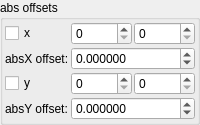
    <widget class="QGroupBox" name="groupBox_3">
     <property name="title">
      <string>abs offsets</string>
     </property>
     <layout class="QVBoxLayout" name="verticalLayout_5" stretch="0">
      <property name="spacing">
       <number>2</number>
      </property>
      <property name="leftMargin">
       <number>2</number>
      </property>
      <property name="topMargin">
       <number>2</number>
      </property>
      <property name="rightMargin">
       <number>2</number>
      </property>
      <property name="bottomMargin">
       <number>2</number>
      </property>
      <item>
       <layout class="QGridLayout" name="gridLayout_10" columnstretch="0,0,0">
        <property name="spacing">
         <number>2</number>
        </property>
        <item row="0" column="0">
         <widget class="MyCheckBox" name="checkBox_transf_function_enabledx_false">
          <property name="text">
           <string notr="true">x</string>
          </property>
         </widget>
        </item>
        <item row="2" column="0">
         <widget class="MyCheckBox" name="checkBox_transf_function_enabledy">
          <property name="text">
           <string notr="true">y</string>
          </property>
         </widget>
        </item>
        <item row="1" column="0">
         <widget class="QLabel" name="label_43">
          <property name="text">
           <string>absX offset:</string>
          </property>
         </widget>
        </item>
        <item row="3" column="0">
         <widget class="QLabel" name="label_38">
          <property name="text">
           <string>absY offset:</string>
          </property>
         </widget>
        </item>
        <item row="2" column="1">
         <widget class="MySpinBox" name="spinboxInt_transf_start_iterations_C">
          <property name="sizePolicy">
           <sizepolicy hsizetype="Minimum" vsizetype="Maximum">
            <horstretch>0</horstretch>
            <verstretch>0</verstretch>
           </sizepolicy>
          </property>
          <property name="maximum">
           <number>999</number>
          </property>
         </widget>
        </item>
        <item row="2" column="2">
         <widget class="MySpinBox" name="spinboxInt_transf_stop_iterations_C">
          <property name="sizePolicy">
           <sizepolicy hsizetype="Minimum" vsizetype="Maximum">
            <horstretch>0</horstretch>
            <verstretch>0</verstretch>
           </sizepolicy>
          </property>
          <property name="maximum">
           <number>999</number>
          </property>
         </widget>
        </item>
        <item row="0" column="1">
         <widget class="MySpinBox" name="spinboxInt_transf_start_iterations_A">
          <property name="sizePolicy">
           <sizepolicy hsizetype="Minimum" vsizetype="Maximum">
            <horstretch>0</horstretch>
            <verstretch>0</verstretch>
           </sizepolicy>
          </property>
          <property name="maximum">
           <number>999</number>
          </property>
         </widget>
        </item>
        <item row="0" column="2">
         <widget class="MySpinBox" name="spinboxInt_transf_stop_iterations_A">
          <property name="sizePolicy">
           <sizepolicy hsizetype="Minimum" vsizetype="Maximum">
            <horstretch>0</horstretch>
            <verstretch>0</verstretch>
           </sizepolicy>
          </property>
          <property name="maximum">
           <number>999</number>
          </property>
         </widget>
        </item>
        <item row="3" column="1" colspan="2">
         <widget class="MyDoubleSpinBox" name="spinbox_transf_offset_05">
          <property name="sizePolicy">
           <sizepolicy hsizetype="Minimum" vsizetype="Maximum">
            <horstretch>0</horstretch>
            <verstretch>0</verstretch>
           </sizepolicy>
          </property>
          <property name="prefix">
           <string/>
          </property>
          <property name="suffix">
           <string/>
          </property>
          <property name="decimals">
           <number>6</number>
          </property>
          <property name="minimum">
           <double>-99.989999999999995</double>
          </property>
          <property name="maximum">
           <double>99.989999999999995</double>
          </property>
          <property name="singleStep">
           <double>0.100000000000000</double>
          </property>
         </widget>
        </item>
        <item row="1" column="1" colspan="2">
         <widget class="MyDoubleSpinBox" name="spinbox_transf_offset_0">
          <property name="sizePolicy">
           <sizepolicy hsizetype="Minimum" vsizetype="Maximum">
            <horstretch>0</horstretch>
            <verstretch>0</verstretch>
           </sizepolicy>
          </property>
          <property name="prefix">
           <string/>
          </property>
          <property name="suffix">
           <string/>
          </property>
          <property name="decimals">
           <number>6</number>
          </property>
          <property name="minimum">
           <double>-99.989999999999995</double>
          </property>
          <property name="maximum">
           <double>99.989999999999995</double>
          </property>
          <property name="singleStep">
           <double>0.100000000000000</double>
          </property>
         </widget>
        </item>
       </layout>
      </item>
     </layout>
    </widget>
